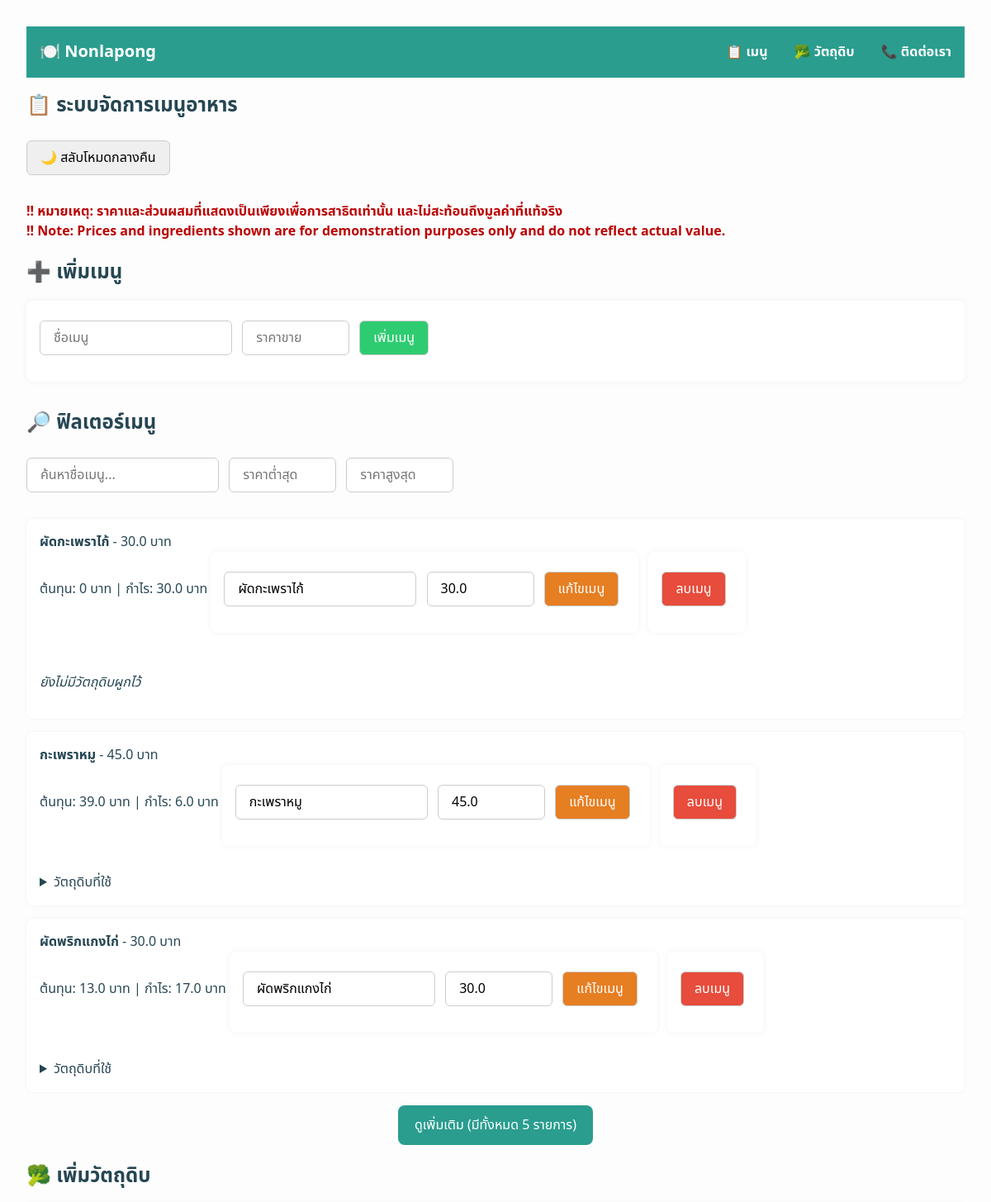
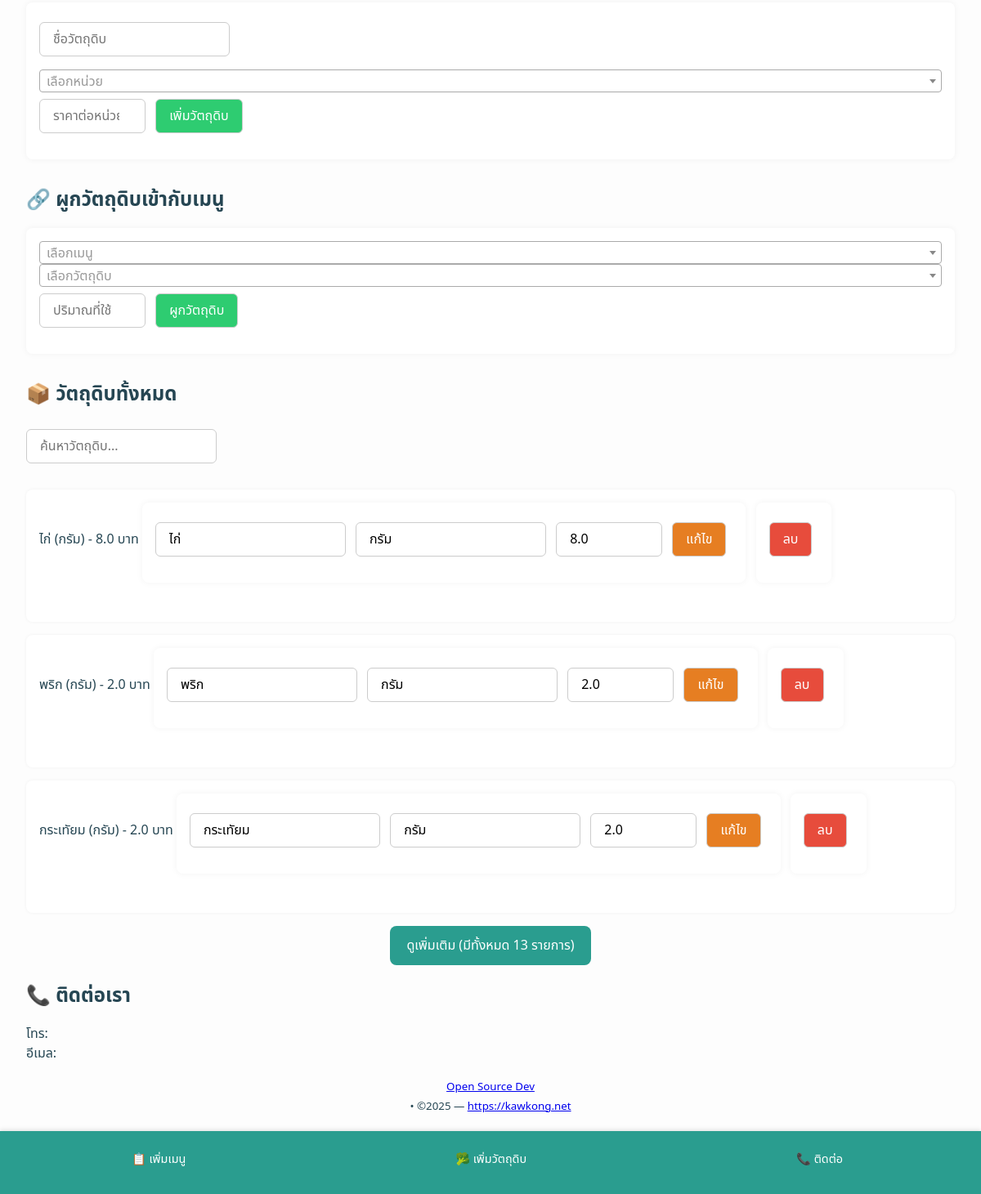
Before: / with the older database file (2 pictures, top to bottom).
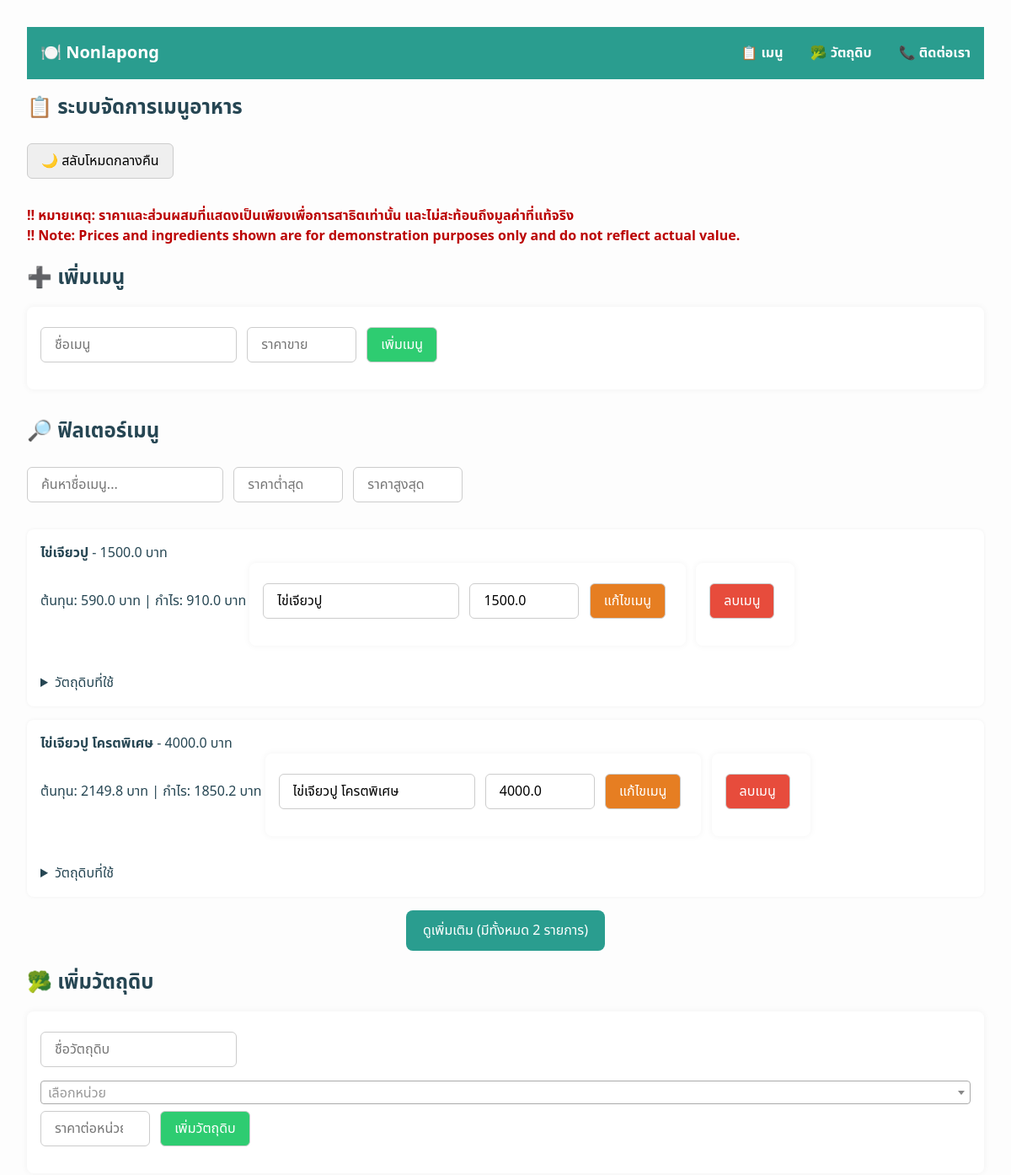
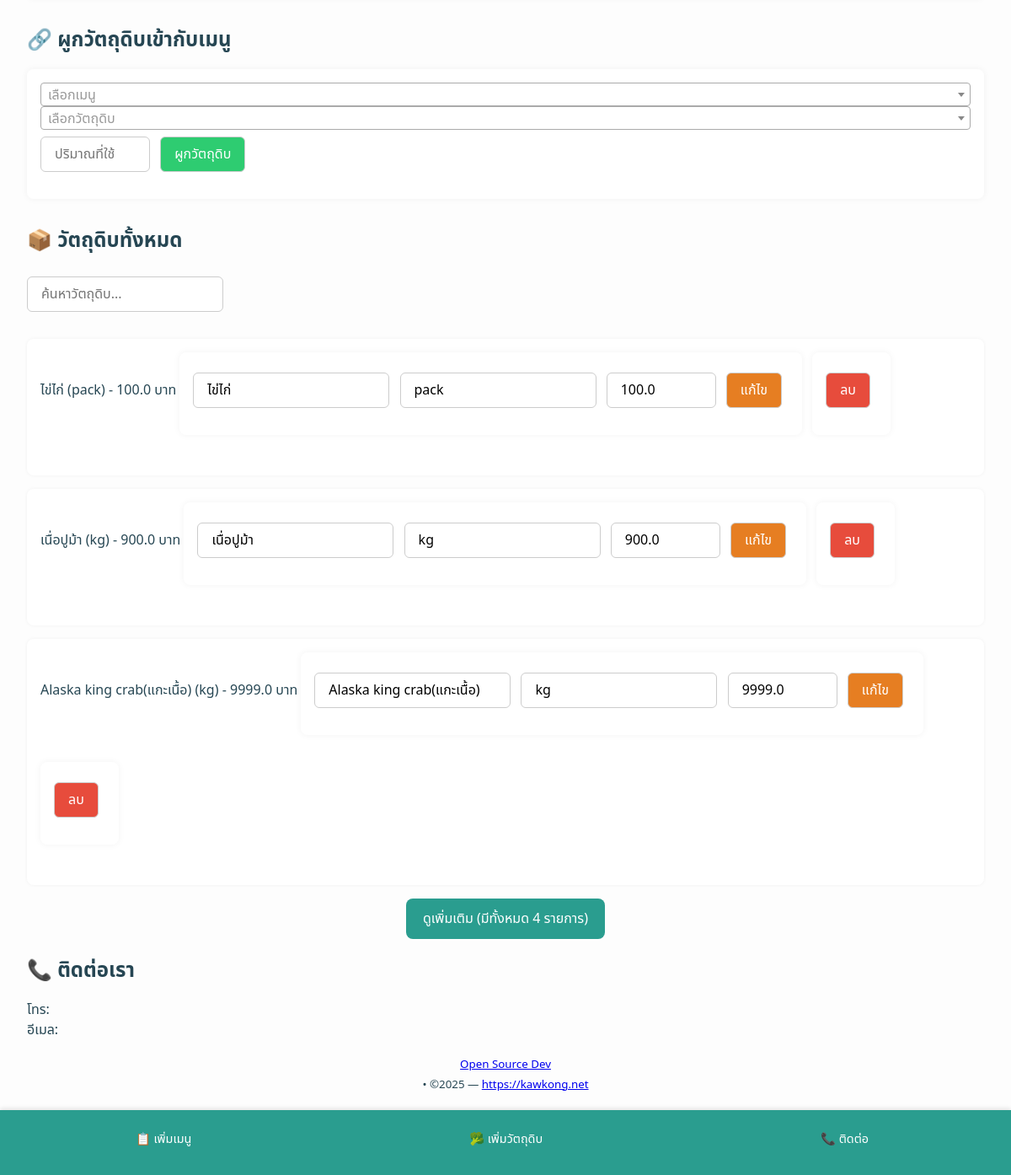
After: the same page with the newer database file (2 pictures, top to bottom).
### tables this page shows
CREATE TABLE menu (
            id INTEGER PRIMARY KEY AUTOINCREMENT,
            name TEXT NOT NULL,
            price REAL
        );

CREATE TABLE ingredients (
            id INTEGER PRIMARY KEY AUTOINCREMENT,
            name TEXT NOT NULL,
            unit TEXT,
            price_per_unit REAL
        );

### app.py (the view)
@app.route('/')
def index():
    conn = sqlite3.connect(DB_PATH)
    c = conn.cursor()
    c.execute('SELECT * FROM menu')
    menus_raw = c.fetchall()
    menus = []
    for menu in menus_raw:
        cost = calculate_cost(menu[0])
        c.execute('''
            SELECT i.id, i.name, i.unit, mi.quantity, i.price_per_unit
            FROM menu_ingredients mi
            JOIN ingredients i ON mi.ingredient_id = i.id
            WHERE mi.menu_id = ?
        ''', (menu[0],))
        ingredients = c.fetchall()
        menus.append({
            'id': menu[0],
            'name': menu[1],
            'price': menu[2],
            'cost': cost,
            'ingredients': ingredients
        })
    c.execute('SELECT * FROM ingredients')
    all_ingredients = c.fetchall()
    conn.close()
    return render_template('index.html', menus=menus, ingredients=all_ingredients)

### utils.py (called while the page is built)
def calculate_cost(menu_id):
    conn = sqlite3.connect(DB_PATH)
    c = conn.cursor()
    c.execute('''
        SELECT mi.quantity, i.price_per_unit
        FROM menu_ingredients mi
        JOIN ingredients i ON mi.ingredient_id = i.id
        WHERE mi.menu_id = ?
    ''', (menu_id,))
    rows = c.fetchall()
    conn.close()
    return round(sum(q * p for q, p in rows), 2)

### templates/index.html (shortened to what this page needs)
<!DOCTYPE html>
<html lang="th">
<head>
  <link href="https://cdn.jsdelivr.net/npm/select2@4.1.0-rc.0/dist/css/select2.min.css" rel="stylesheet">
  <link rel="stylesheet" href="/static/style.css">
</head>
<body>
<header>
  <div class="nav-container">
    <div class="logo">🍽️ Nonlapong</div>
    <nav id="mobileMenu" class="mobile-nav">
      <a href="#menu-section">📋 เมนู</a>
      <a href="#ingredient-section">🥦 วัตถุดิบ</a>
      <a href="#contact">📞 ติดต่อเรา</a>
    </nav>
  </div>
  <h1>📋 ระบบจัดการเมนูอาหาร</h1>
  <button onclick="toggleDarkMode()">🌙 สลับโหมดกลางคืน</button>
</header>
<main>
  <section>
    <p style="color:#b00; font-weight:bold;">
  !! หมายเหตุ: ราคาและส่วนผสมที่แสดงเป็นเพียงเพื่อการสาธิตเท่านั้น และไม่สะท้อนถึงมูลค่าที่แท้จริง<br>
  !! Note: Prices and ingredients shown are for demonstration purposes only and do not reflect actual value.
</p>
    <h2>➕ เพิ่มเมนู</h2>
    <form action="/add_menu" method="POST" onsubmit="return confirmAdd('เมนู')">
      <input type="text" name="name" placeholder="ชื่อเมนู" required>
      <input type="number" step="0.01" name="price" placeholder="ราคาขาย" required>
      <button type="submit" class="btn-add">เพิ่มเมนู</button>
    </form>
  </section>
  <section id="menu-section">
    <h2>🔎 ฟิลเตอร์เมนู</h2>
    <input type="text" id="searchMenu" placeholder="ค้นหาชื่อเมนู..." onkeyup="filterMenu()">
    <input type="number" id="minPrice" placeholder="ราคาต่ำสุด" oninput="filterMenu()">
    <input type="number" id="maxPrice" placeholder="ราคาสูงสุด" oninput="filterMenu()">
    <ul id="menuList">
      {% for menu in menus %}
        <li class="menu-item" data-price="{{ menu.price }}">
          <span class="menu-name"><strong>{{ menu.name }}</strong></span> - {{ menu.price }} บาท
          <br>ต้นทุน: {{ menu.cost }} บาท | กำไร: {{ (menu.price - menu.cost)|round(2) }} บาท
          <form action="/edit_menu" method="POST" class="inline" onsubmit="showToast('แก้ไขเมนูสำเร็จ ✅')">
            <input type="text" name="new_name" value="{{ menu.name }}" required>
            <input type="number" step="0.01" name="new_price" value="{{ menu.price }}" required>
            <button type="submit" class="btn-edit">แก้ไขเมนู</button>
          </form>
          <form action="/delete_menu" method="POST" class="inline" onsubmit="return confirmDelete('เมนู')">
            <button type="submit" class="btn-delete">ลบเมนู</button>
          </form>
          {% if menu.ingredients %}
          <details>
            <summary>วัตถุดิบที่ใช้</summary>
          </details>
          {% else %}
          <p><em>ยังไม่มีวัตถุดิบผูกไว้</em></p>
          {% endif %}
        </li>
      {% endfor %}
    </ul>
    <button id="toggleMenuBtn" class="sticky-toggle-btn" onclick="toggleMenuList()">ดูเพิ่มเติม</button>
  </section>
  <section>
    <h2>🥦 เพิ่มวัตถุดิบ</h2>
    <form action="/add_ingredient" method="POST" onsubmit="return confirmAdd('วัตถุดิบ')">
      <input type="text" name="name" placeholder="ชื่อวัตถุดิบ" required>
      <input type="number" step="0.01" name="price" placeholder="ราคาต่อหน่วย" required>
      <button type="submit" class="btn-add">เพิ่มวัตถุดิบ</button>
    </form>
  </section>
  <section>
  <h2>🔗 ผูกวัตถุดิบเข้ากับเมนู</h2>
  <form id="assignIngredientForm" action="/assign_ingredient" method="POST" onsubmit="showToast('ผูกวัตถุดิบสำเร็จ ✅')">
    <input type="number" step="0.01" name="quantity" placeholder="ปริมาณที่ใช้" required>
    <button type="submit" class="btn-add">ผูกวัตถุดิบ</button>
  </form>
</section>
  <section id="ingredient-section">
    <h2>📦 วัตถุดิบทั้งหมด</h2>
    <input type="text" id="searchIngredient" placeholder="ค้นหาวัตถุดิบ..." onkeyup="filterIngredient()">
    <ul id="ingredientList">
      {% for ing in ingredients %}
      <li class="ingredient-item">
        <span class="ingredient-name">{{ ing[1] }}</span> ({{ ing[2] }}) - {{ ing[3] }} บาท
        <form action="/edit_ingredient" method="POST" class="inline" onsubmit="showToast('แก้ไขวัตถุดิบสำเร็จ ✅')">
          <input type="text" name="new_name" value="{{ ing[1] }}" required>
          <input type="text" name="new_unit" value="{{ ing[2] }}">
          <input type="number" step="0.01" name="new_price" value="{{ ing[3] }}" required>
          <button type="submit" class="btn-edit">แก้ไข</button>
        </form>
        <form action="/delete_ingredient" method="POST" class="inline" onsubmit="return confirmDelete('วัตถุดิบ')">
          <button type="submit" class="btn-delete">ลบ</button>
        </form>
      </li>
      {% endfor %}
    </ul>
    <button id="toggleIngredientBtn" class="sticky-toggle-btn" onclick="toggleIngredientList()">ดูเพิ่มเติม</button>
  </section>
  <section id="contact">
    <h2>📞 ติดต่อเรา</h2>
    <p>โทร:<br>อีเมล:</p>
  </section>
</main>
<footer class="foorpad" style="text-align: center;">
   <small>
    <a href="https://github.com/kimhwava/kitchen" target="_blank" rel="noopener noreferrer">
      Open Source Dev
    </a><br>
    • ©2025 —
    <a href="https://kawkong.net" target="_blank" title="ข้าวกล่อง">
      https://kawkong.net
    </a>
  </small>
<div style="height: 4rem;"></div>
<div class="sticky-footer-nav">
<button onclick="document.getElementById('menu-section').scrollIntoView({behavior:'smooth'})">📋 เพิ่มเมนู</button>
  <button onclick="document.getElementById('ingredient-section').scrollIntoView({behavior:'smooth'})">🥦 เพิ่มวัตถุดิบ</button>
  <button onclick="document.getElementById('contact').scrollIntoView({behavior:'smooth'})">📞 ติดต่อ</button>
</div>
</footer>
</body>
</html>

### static/style.css (style rules this page uses)
:root { font-size: 16px; --font-thai: 'Noto Sans Thai', 'Segoe UI', sans-serif; --bg-light: #fdfdfd; --bg-dark: #1e1e1e; --text-light: #264653; --text-dark: #f0f0f0; --primary-add: #2ecc71; --primary-add-hover: #27ae60; --primary-edit: #e67e22; --primary-edit-hover: #d35400; --primary-delete: #e74c3c; --primary-delete-hover: #c0392b; --border: #ccc; --border-dark: #555; }
html { scroll-behavior: smooth; }
body { font-family: var(--font-thai); background-color: var(--bg-light); color: var(--text-light); margin: 2rem; transition: background-color 0.3s ease, color 0.3s ease; }
h1, h2 { color: var(--text-light); margin-bottom: 1rem; font-size: 1.5rem; }
form { margin-bottom: 2rem; background-color: #fff; padding: 1rem; border-radius: 0.5rem; box-shadow: 0 0 0.5rem rgba(0,0,0,0.05); }
input, select, button { margin: 0.5rem 0.5rem 1rem 0; padding: 0.5rem 1rem; font-size: 1rem; border: 1px solid var(--border); border-radius: 0.375rem; max-width: 100%; font-family: var(--font-thai); }
ul { list-style-type: none; padding-left: 0; }
li { background-color: #fff; margin-bottom: 1rem; padding: 1rem; border-radius: 0.5rem; box-shadow: 0 0 0.25rem rgba(0,0,0,0.05); }
form.inline { display: inline-block; margin-right: 0.5rem; }
input[type="number"] { width: 6rem; }
.btn-add { background-color: var(--primary-add); color: #fff; }
.btn-edit { background-color: var(--primary-edit); color: #fff; }
.btn-delete { background-color: var(--primary-delete); color: #fff; }
.nav-container { display: flex; justify-content: space-between; align-items: center; background-color: #2a9d8f; padding: 1rem; position: relative; flex-wrap: wrap; }
.logo { font-size: 1.25rem; color: white; font-weight: bold; }
.mobile-nav { display: none; flex-direction: column; position: absolute; top: 100%; right: 0; background-color: #ffffff; border-radius: 0.5rem; box-shadow: 0 0 0.5rem rgba(0,0,0,0.1); padding: 1rem; z-index: 999; width: 220px; }
.mobile-nav a { text-decoration: none; color: #264653; margin-bottom: 0.5rem; font-weight: bold; }
@media screen and (min-width: 769px) { .mobile-nav { display: flex !important; position: static; flex-direction: row; background: none; box-shadow: none; padding: 0; gap: 2rem; width: auto; } }
@media screen and (min-width: 769px) { .mobile-nav a { color: white; margin: 0; } }
.menu-item, .ingredient-item { display: none; }
.menu-item.visible, .ingredient-item.visible { display: block; }
.sticky-toggle-btn { position: sticky; bottom: 5rem; background-color: #2a9d8f; color: white; border: none; padding: 0.75rem 1.25rem; font-size: 1rem; border-radius: 0.5rem; cursor: pointer; z-index: 100; width: fit-content; margin: 1rem auto; display: block; }
.sticky-footer-nav { position: fixed; bottom: 0; left: 0; right: 0; background: #2a9d8f; display: flex; justify-content: space-around; padding: 0.5rem 0; z-index: 995; box-shadow: 0 -2px 5px rgba(0,0,0,0.1); }
.sticky-footer-nav button { background: none; border: none; color: white; font-size: 0.9rem; cursor: pointer; }

Changed rows visible on the page:
removed menu: name "ผัดพริกแกงไก่", price "30.0", cost "13.0", (menu.price-menu.cost)|round(2) "17.0", new_name "ผัดพริกแกงไก่", new_price "30.0"
removed ingredients: name "ไก่", unit "กรัม", price_per_unit "8.0", new_name "ไก่", new_unit "กรัม", new_price "8.0"
removed ingredients: name "พริก", unit "กรัม", price_per_unit "2.0", new_name "พริก", new_unit "กรัม", new_price "2.0"
removed ingredients: name "กระเทัยม", unit "กรัม", price_per_unit "2.0", new_name "กระเทัยม", new_unit "กรัม", new_price "2.0"
changed menu: name "ผัดกะเพราไก้" → "ไข่เจียวปู"; price "30.0" → "1500.0"; cost "0" → "590.0"; (menu.price-menu.cost)|round(2) "30.0" → "910.0"; new_name "ผัดกะเพราไก้" → "ไข่เจียวปู"; new_price "30.0" → "1500.0"; price "ยังไม่มีวัตถุดิบผูกไว้" → "วัตถุดิบที่ใช้"
changed menu: name "กะเพราหมู" → "ไข่เจียวปู โครตพิเศษ"; price "45.0" → "4000.0"; cost "39.0" → "2149.8"; (menu.price-menu.cost)|round(2) "6.0" → "1850.2"; new_name "กะเพราหมู" → "ไข่เจียวปู โครตพิเศษ"; new_price "45.0" → "4000.0"
added ingredients: name "ไข่ไก่", unit "pack", price_per_unit "100.0", new_name "ไข่ไก่", new_unit "pack", new_price "100.0"
added ingredients: name "เนื่อปูม้า", unit "kg", price_per_unit "900.0", new_name "เนื่อปูม้า", new_unit "kg", new_price "900.0"
added ingredients: name "Alaska king crab(แกะเนื้อ)", unit "kg", price_per_unit "9999.0", new_name "Alaska king crab(แกะเนื้อ)", new_unit "kg", new_price "9999.0"
Other visible differences:
text written by a page script: "ดูเพิ่มเติม (มีทั้งหมด 5 รายการ)" → "ดูเพิ่มเติม (มีทั้งหมด 2 รายการ)"
text written by a page script: "ดูเพิ่มเติม (มีทั้งหมด 13 รายการ)" → "ดูเพิ่มเติม (มีทั้งหมด 4 รายการ)"
